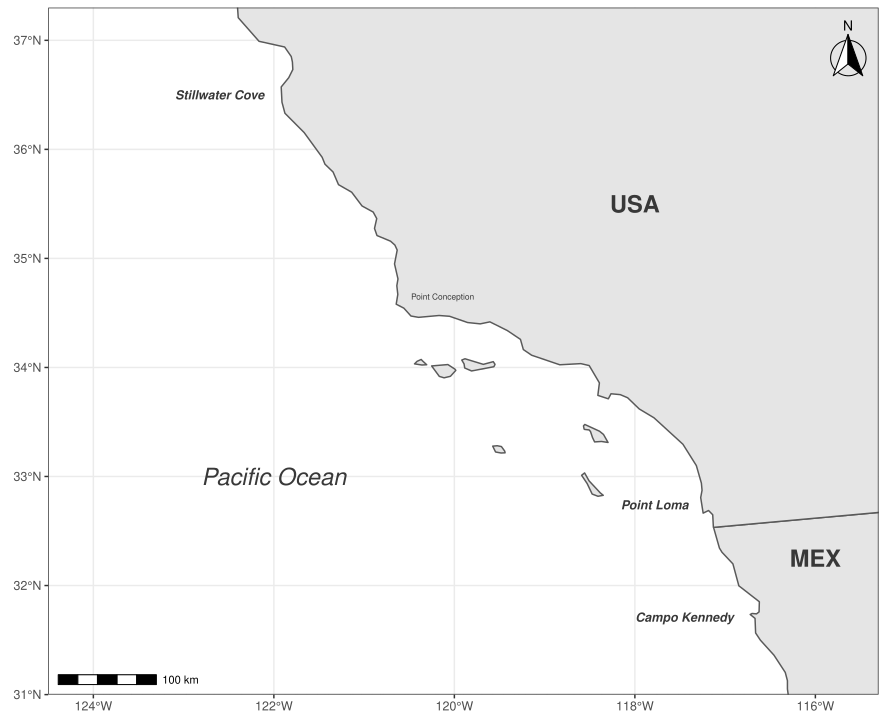

Recreate this plot in R.
library(ggplot2)
library(sf)
library(rnaturalearth)
library(rnaturalearthdata)
library(rgeos)
library(ggspatial)

world <- ne_countries(scale = "medium", returnclass = "sf")
class(world)

world_points<- st_centroid(world)
world_points <- cbind(world, st_coordinates(st_centroid(world$geometry)))

ggplot(data = world) +
  geom_sf() +
  coord_sf(xlim = c(-122.5, -115.3), ylim = c(31.5, 37.3), expand = FALSE)

ggplot(data = world) +
  geom_sf() +
  coord_sf(xlim = c(-124.5, -115.3), ylim = c(31, 37.3), expand = FALSE) +
  annotation_scale(location = "bl", width_hint = 0.2, 
                   pad_x = unit(0.1, "in"), pad_y = unit(0.1, "in")) +
  annotation_north_arrow(location = "tr", which_north = "true", 
                         pad_x = unit(0.01, "in"), pad_y = unit(0.15, "in"),
                         style = north_arrow_fancy_orienteering) +
  annotate(geom = "text", x = -122, y = 33, label = "Pacific Ocean", 
           fontface = "italic", color = "grey22", size = 6) +
  annotate(geom = "text", x = -118, y = 35.5, label = "USA", 
           fontface = "bold", color = "grey22", size = 6) +
  annotate(geom = "text", x = -116, y = 32.25, label = "MEX", 
           fontface = "bold", color = "grey22", size = 6) +
  annotate(geom = "text", x = -120.13, y = 34.65, label = "Point Conception", 
           color = "grey22", size = 2) +
  annotate(geom = "text", x = -122.6, y = 36.5, label = "Stillwater Cove", 
          fontface = "bold.italic", color = "grey22", size = 3) +
  annotate(geom = "text", x = -117.78, y = 32.74, label = "Point Loma", 
           fontface = "bold.italic", color = "grey22", size = 3) +
  annotate(geom = "text", x = -117.45, y = 31.71, label = "Campo Kennedy", 
           fontface = "bold.italic", color = "grey22", size = 3) +
  theme(legend.position = "none", axis.title.x = element_blank(), 
        axis.title.y = element_blank(), 
        panel.border = element_rect(fill = NA))

ggsave("map.pdf")
